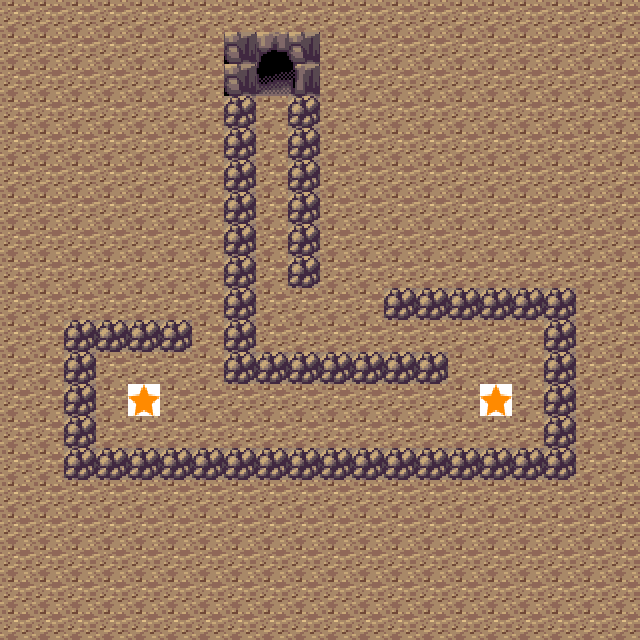

The image is a tile-based game level rendered from a .tmx file. Its description and source (layers, tilesets, objects; grid data summarised) follow:
An orthogonal 20x20 tile map with 32x32 px tiles, 3 tile layers (ground, barriers, stars), 4 tilesets and 2 objects (startPoint, endPoint).

<map version="1.0" orientation="orthogonal" renderorder="right-down" width="20" height="20" tilewidth="32" tileheight="32">
 <tileset firstgid="1" name="barriers" tilewidth="32" tileheight="32">
  <image source="barriers.png" width="192" height="192" />
 </tileset>
 <tileset firstgid="37" name="ground" tilewidth="32" tileheight="32">
  <image source="ground.png" width="32" height="32" />
 </tileset>
 <tileset firstgid="38" name="player" tilewidth="32" tileheight="32">
  <image source="player.png" width="32" height="32" />
 </tileset>
 <tileset firstgid="39" name="star" tilewidth="32" tileheight="32">
  <image source="star.png" width="32" height="32" />
  <tile id="0">
   <properties>
    <property name="isStar" value="true" />
   </properties>
  </tile>
 </tileset>
 <layer name="ground" width="20" height="20">
  <data>[400 cells, 400 non-empty, 1 distinct tile ids]</data>
 </layer>
 <layer name="barriers" width="20" height="20">
  <data>[400 cells, 60 non-empty, 5 distinct tile ids]</data>
 </layer>
 <layer name="stars" width="20" height="20">
  <data>[400 cells, 2 non-empty, 1 distinct tile ids]</data>
 </layer>
 <objectgroup name="players">
  <object name="startPoint" gid="38" x="96" y="128" />
  <object name="endPoint" gid="38" x="256" y="128" />
 </objectgroup>
</map>
